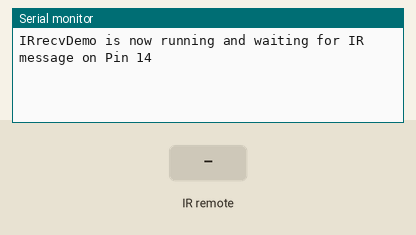
A sketch run on a simulated ESP8266 (NodeMCU). On the bench: the last lines printed to the serial monitor. The inputs (shaded band) are chosen by the test bench.

Above: at 1.2 s.
1.3 s: infrared code 0xFFA25D received
At 2.5 s:
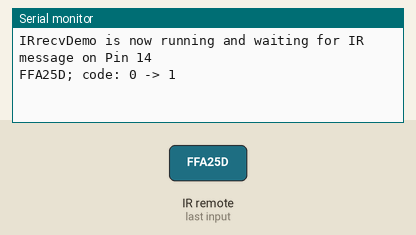
2.8 s: infrared code 0xFF629D received
At 3.7 s:
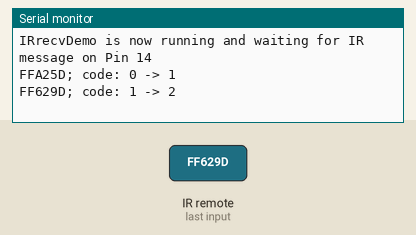
4.3 s: infrared code 0xFFE21D received
At 4.9 s:
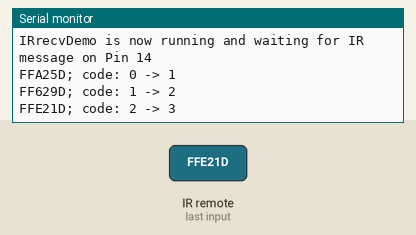
5.8 s: infrared code 0xFF22DD received
At 6.2 s:
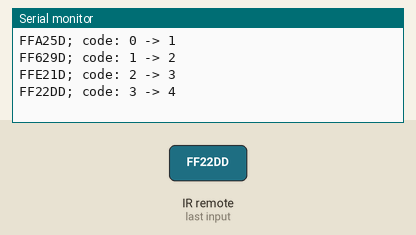
7.3 s: infrared code 0xFF02FD received
At 8.5 s:
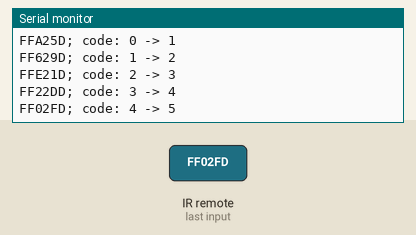
8.8 s: infrared code 0xFFC23D received
At 9.8 s:
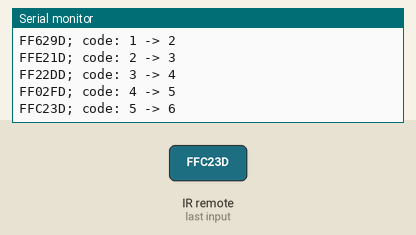

Measured:
- after the input at 1.3 s, the serial monitor: prints a new line at once (image 1)
- after the input at 2.8 s, the serial monitor: prints a new line at once (image 2)
- after the input at 4.3 s, the serial monitor: prints a new line at once (image 3)
- after the input at 5.8 s, the serial monitor: prints a new line at once (image 4)
- after the input at 7.3 s, the serial monitor: prints a new line at once (image 5)
- after the input at 8.8 s, the serial monitor: prints a new line at once (image 6)

The sketch:

NodeMCU_IRremote.ino
```cpp
// (licence header left out)
#include <Arduino.h>
#include <IRremoteESP8266.h>
#include <IRrecv.h>
#include <IRutils.h>

//IR remote hex codes
#define IRval_1 0xFFA25D
#define IRval_2 0xFF629D
#define IRval_3 0xFFE21D
#define IRval_4 0xFF22DD
#define IRval_5 0xFF02FD
#define IRval_6 0xFFC23D
#define IRval_7 0xFFE01F
#define IRval_8 0xFFA857
#define IRval_9 0xFF906F
#define IRval_STAR 0xFF6897
#define IRval_0 0xFF9867
#define IRval_HASH 0xFFB04F
#define IRval_UP  0xFF18E7
#define IRval_LEFT  0xFF10EF
#define IRval_RIGHT 0xFF5AA5
#define IRval_DOWN  0xFF4AB5
#define IRval_OK  0xFF38C7
#define IRval_err 0xFFFFFFFFFFFFFFFF
enum IR{IR_1, IR_2, IR_3, IR_4, IR_5, IR_6, IR_7, IR_8, IR_9, IR_0, IR_STAR, IR_HASH, IR_UP, IR_LEFT, IR_RIGHT, IR_DOWN, IR_OK, IR_ERR};
IR IRCode;
char str_code[10];

// An IR detector/demodulator is connected to GPIO pin 14(D5 on a NodeMCU
// board).
const uint16_t kRecvPin = 14;

IRrecv irrecv(kRecvPin);
decode_results results;

char value2code(uint64_t value)
{
  switch (value)
  {
    case IRval_1: { IRCode = IR_1; strcpy(str_code, "1"); } break;
    case IRval_2: { IRCode = IR_2; strcpy(str_code, "2"); } break;
    case IRval_3: { IRCode = IR_3; strcpy(str_code, "3"); } break;
    case IRval_4: { IRCode = IR_4; strcpy(str_code, "4"); } break;
    case IRval_5: { IRCode = IR_5; strcpy(str_code, "5"); } break;
    case IRval_6: { IRCode = IR_6; strcpy(str_code, "6"); } break;
    case IRval_7: { IRCode = IR_7; strcpy(str_code, "7"); } break;
    case IRval_8: { IRCode = IR_8; strcpy(str_code, "8"); } break;
    case IRval_9: { IRCode = IR_9; strcpy(str_code, "9"); } break;
    case IRval_0: { IRCode = IR_0; strcpy(str_code, "0"); } break;
    case IRval_STAR: { IRCode = IR_STAR; strcpy(str_code, "STAR"); } break;
    case IRval_HASH: { IRCode = IR_HASH; strcpy(str_code, "HASH"); } break;
    case IRval_UP: { IRCode = IR_UP; strcpy(str_code, "UP"); } break;
    case IRval_LEFT: { IRCode = IR_LEFT; strcpy(str_code, "LEFT"); } break;
    case IRval_RIGHT: { IRCode = IR_RIGHT; strcpy(str_code, "RIGHT"); } break;
    case IRval_DOWN: { IRCode = IR_DOWN; strcpy(str_code, "DOWN"); } break;
    case IRval_OK: { IRCode = IR_OK; strcpy(str_code, "OK"); } break;
    case IRval_err: { IRCode = IR_ERR; strcpy(str_code, "ERR"); } break;
  }

}

void setup() {
  Serial.begin(115200);
  irrecv.enableIRIn();  // Start the receiver
  while (!Serial)  // Wait for the serial connection to be establised.
    delay(50);
  Serial.println();
  Serial.print("IRrecvDemo is now running and waiting for IR message on Pin ");
  Serial.println(kRecvPin);
}

void loop() {
  if (irrecv.decode(&results)) {
    // print() & println() can't handle printing long longs. (uint64_t)
    value2code(results.value);
    if(IRCode != IR_ERR)
    {
      serialPrintUint64(results.value, HEX);
      Serial.print(F("; code: "));
      Serial.print(IRCode);
      Serial.print(F(" -> "));
      Serial.println(str_code);
    }
    irrecv.resume();  // Receive the next value
  }
  delay(100);
}
```
